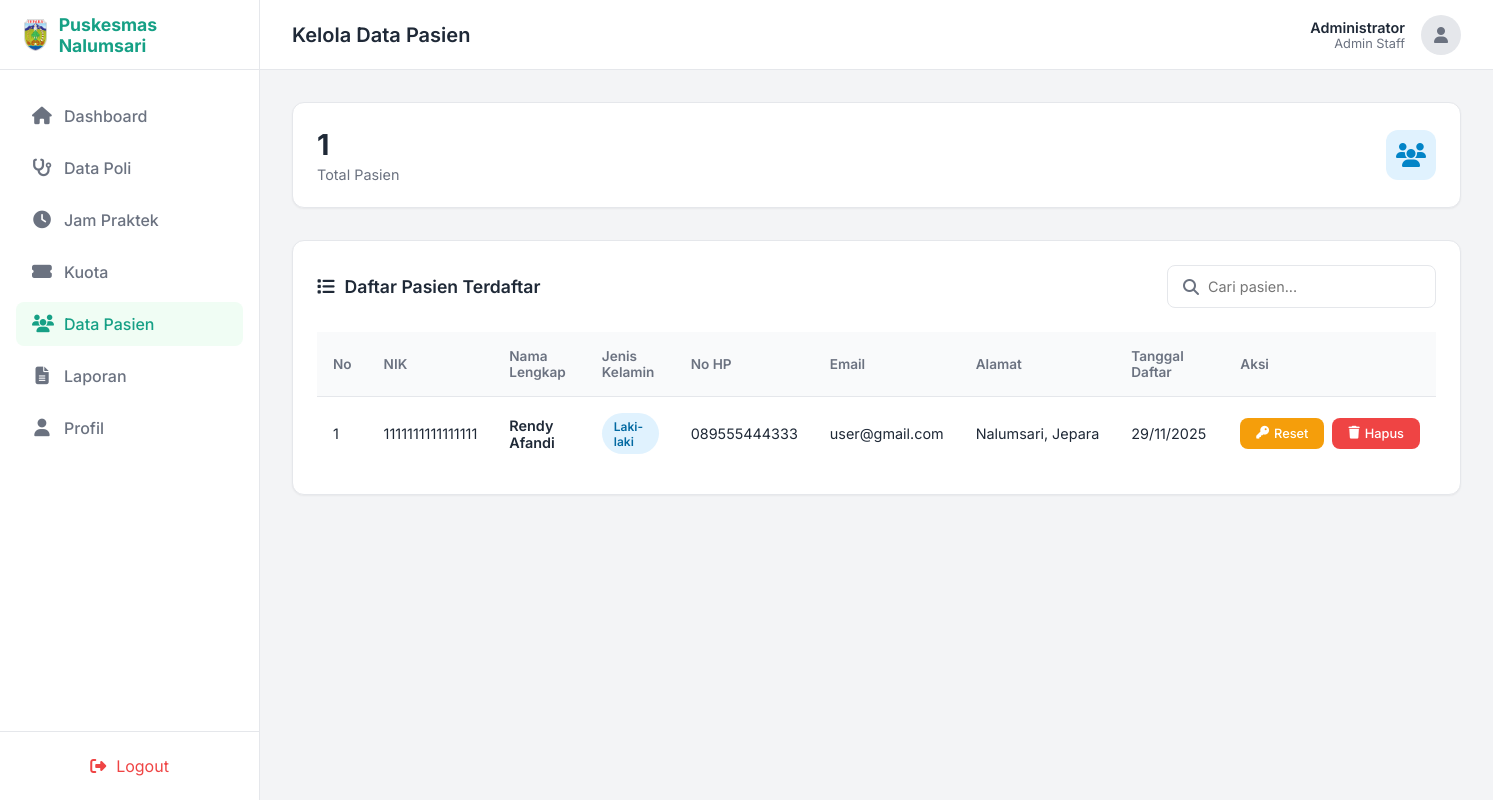
Page /admin/pasien.php (signed in) on the committed database.
### tables this page shows
CREATE TABLE `pasien` (
  `id` int NOT NULL,
  `nama_lengkap` varchar(100) NOT NULL,
  `no_hp` varchar(15) NOT NULL,
  `email` varchar(100) NOT NULL,
  `alamat` text NOT NULL,
  `nik` varchar(16) NOT NULL,
  `jenis_kelamin` enum('L','P') NOT NULL,
  `password` varchar(32) NOT NULL,
  `created_at` timestamp NULL DEFAULT CURRENT_TIMESTAMP
);

### admin/pasien.php (the view, shortened to what this page needs)
<?php
include '../config/database.php';
$pasien_query = "SELECT * FROM pasien ORDER BY nama_lengkap";
$pasien_result = mysqli_query($conn, $pasien_query);
$total_pasien_query = "SELECT COUNT(*) as total FROM pasien";
$total_pasien_result = mysqli_query($conn, $total_pasien_query);
$total_pasien = mysqli_fetch_assoc($total_pasien_result)['total'];
?>
<!DOCTYPE html>
<html lang="id">
<head>
    <link rel="stylesheet" href="https://cdnjs.cloudflare.com/ajax/libs/font-awesome/6.4.0/css/all.min.css">
</head>
<body>
    <nav class="sidebar" id="sidebar">
        <div class="sidebar-header">
            <a href="#" class="logo">
                <img src="../assets/images/logo.png" alt="Logo">
                <span>Puskesmas Nalumsari</span>
            </a>
        </div>
        <ul class="nav-menu">
            <li class="nav-item">
                <a href="dashboard.php" class="nav-link">
                    <i class="fas fa-home"></i>
                    <span>Dashboard</span>
                </a>
            </li>
            <li class="nav-item">
                <a href="poli.php" class="nav-link">
                    <i class="fas fa-stethoscope"></i>
                    <span>Data Poli</span>
                </a>
            </li>
            <li class="nav-item">
                <a href="jam_poli.php" class="nav-link">
                    <i class="fas fa-clock"></i>
                    <span>Jam Praktek</span>
                </a>
            </li>
            <li class="nav-item">
                <a href="kuota.php" class="nav-link">
                    <i class="fas fa-ticket-alt"></i>
                    <span>Kuota</span>
                </a>
            </li>
            <li class="nav-item">
                <a href="pasien.php" class="nav-link active">
                    <i class="fas fa-users"></i>
                    <span>Data Pasien</span>
                </a>
            </li>
            <li class="nav-item">
                <a href="laporan.php" class="nav-link">
                    <i class="fas fa-file-alt"></i>
                    <span>Laporan</span>
                </a>
            </li>
            <li class="nav-item">
                <a href="profil.php" class="nav-link">
                    <i class="fas fa-user"></i>
                    <span>Profil</span>
                </a>
            </li>
        </ul>
        <div class="sidebar-footer">
            <a href="../auth/logout.php" class="btn-logout" style="display:flex; align-items:center; gap:10px; width:100%; justify-content:center;">
                <i class="fas fa-sign-out-alt"></i> Logout
            </a>
        </div>
    </nav>
    <main class="main-content">
        <header class="top-header">
            <div style="display: flex; align-items: center; gap: 15px;">
                <h2 class="page-title">Kelola Data Pasien</h2>
            </div>
            <div class="user-profile">
                <div class="user-info">
                    <div class="user-name"><?php echo isset($_SESSION['nama']) ? $_SESSION['nama'] : 'Administrator'; ?></div>
                    <div class="user-role">Admin Staff</div>
                </div>
                <div style="background: #e5e7eb; width: 40px; height: 40px; border-radius: 50%; display: flex; align-items: center; justify-content: center; color: #6b7280;">
                    <i class="fas fa-user"></i>
                </div>
            </div>
        </header>
        <div class="content-wrapper">
            <div class="stats-grid">
                <div class="stat-card">
                    <div class="stat-info">
                        <h3><?php echo $total_pasien; ?></h3>
                        <p>Total Pasien</p>
                    </div>
                    <div class="stat-icon-bg bg-blue-light">
                        <i class="fas fa-users"></i>
                    </div>
                </div>
            </div>
            <div class="card-box">
                <div class="card-header">
                    <h3 class="card-title">
                        <i class="fas fa-list"></i>
                        Daftar Pasien Terdaftar
                    </h3>
                    <div class="search-box">
                        <i class="fas fa-search search-icon"></i>
                        <input type="text" id="searchInput" class="search-input" placeholder="Cari pasien...">
                    </div>
                </div>
                <div class="table-responsive">
                    <table id="pasienTable">
                        <thead>
                            <tr>
                                <th>No</th>
                                <th>NIK</th>
                                <th>Nama Lengkap</th>
                                <th>Jenis Kelamin</th>
                                <th>No HP</th>
                                <th>Email</th>
                                <th>Alamat</th>
                                <th>Tanggal Daftar</th>
                                <th>Aksi</th>
                            </tr>
                        </thead>
                        <tbody>
                            <?php
                            $no = 1;
                            if (mysqli_num_rows($pasien_result) > 0) {
                                mysqli_data_seek($pasien_result, 0);
                                while ($pasien = mysqli_fetch_assoc($pasien_result)) {
                                    $jk_badge = $pasien['jenis_kelamin'] == 'L' ?
                                        '<span class="badge badge-male">Laki-laki</span>' :
                                        '<span class="badge badge-female">Perempuan</span>';
                                    echo "<tr>
                                            <td>$no</td>
                                            <td>{$pasien['nik']}</td>
                                            <td>
                                                <div style='font-weight:600;'>{$pasien['nama_lengkap']}</div>
                                            </td>
                                            <td>$jk_badge</td>
                                            <td>{$pasien['no_hp']}</td>
                                            <td>{$pasien['email']}</td>
                                            <td class='text-truncate' title='{$pasien['alamat']}'>{$pasien['alamat']}</td>
                                            <td>" . date('d/m/Y', strtotime($pasien['created_at'])) . "</td>
                                            <td>
                                                <div class='action-buttons'>
                                                    <a href='pasien.php?reset_password={$pasien['id']}'
                                                       class='btn btn-warning'
                                                       onclick='return confirm(\"Reset password {$pasien['nama_lengkap']} menjadi 123456?\")'>
                                                        <i class='fas fa-key'></i> Reset
                                                    </a>
                                                    <a href='pasien.php?hapus={$pasien['id']}'
                                                       class='btn btn-danger'
                                                       onclick='return confirm(\"Yakin menghapus pasien {$pasien['nama_lengkap']}?\")'>
                                                        <i class='fas fa-trash'></i> Hapus
                                                    </a>
                                                </div>
                                            </td>
                                          </tr>";
                                    $no++;
                                }
                            }
                            ?>
                        </tbody>
                    </table>
                </div>
            </div>
        </div>
    </main>
</body>
</html>

### rows in the picture
pasien: nik "1111111111111111", nama_lengkap "Rendy Afandi", jenis_kelamin "Laki-laki", no_hp "089555444333", email "user@gmail.com", alamat "Nalumsari, Jepara", created_at "29/11/2025"

### other values in the picture
$_SESSION['nama'] "Administrator"
$total_pasien "1"
